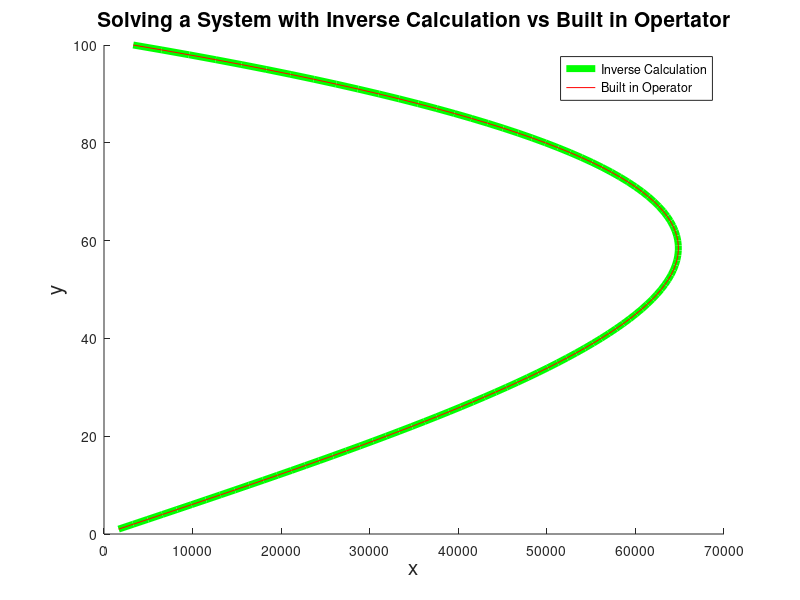

The MATLAB script that drew this image:
n=100;
A=zeros(n);
A(1,1)=2;
A(1,2)=-1;
A(100,99)=-1;
A(100,100)=2;

for j=2:n-1
        A(j,j)=2;
        A(j,j+1)=-1;
        A(j,j-1)=-1;
end

b=[0:99]';

CN=norm(A,2)*norm(inv(A),2);


x1=inv(A)*b;
x2=A\b;
y=1:100;
hold on
plot(x1,y,'g','linewidth',5)
plot(x2,y,'r')

title('Solving a System with Inverse Calculation vs Built in Opertator','FontSize',15)
xlabel('x','FontSize',15)
ylabel('y','FontSize',15)
legend('Inverse Calculation','Built in Operator')